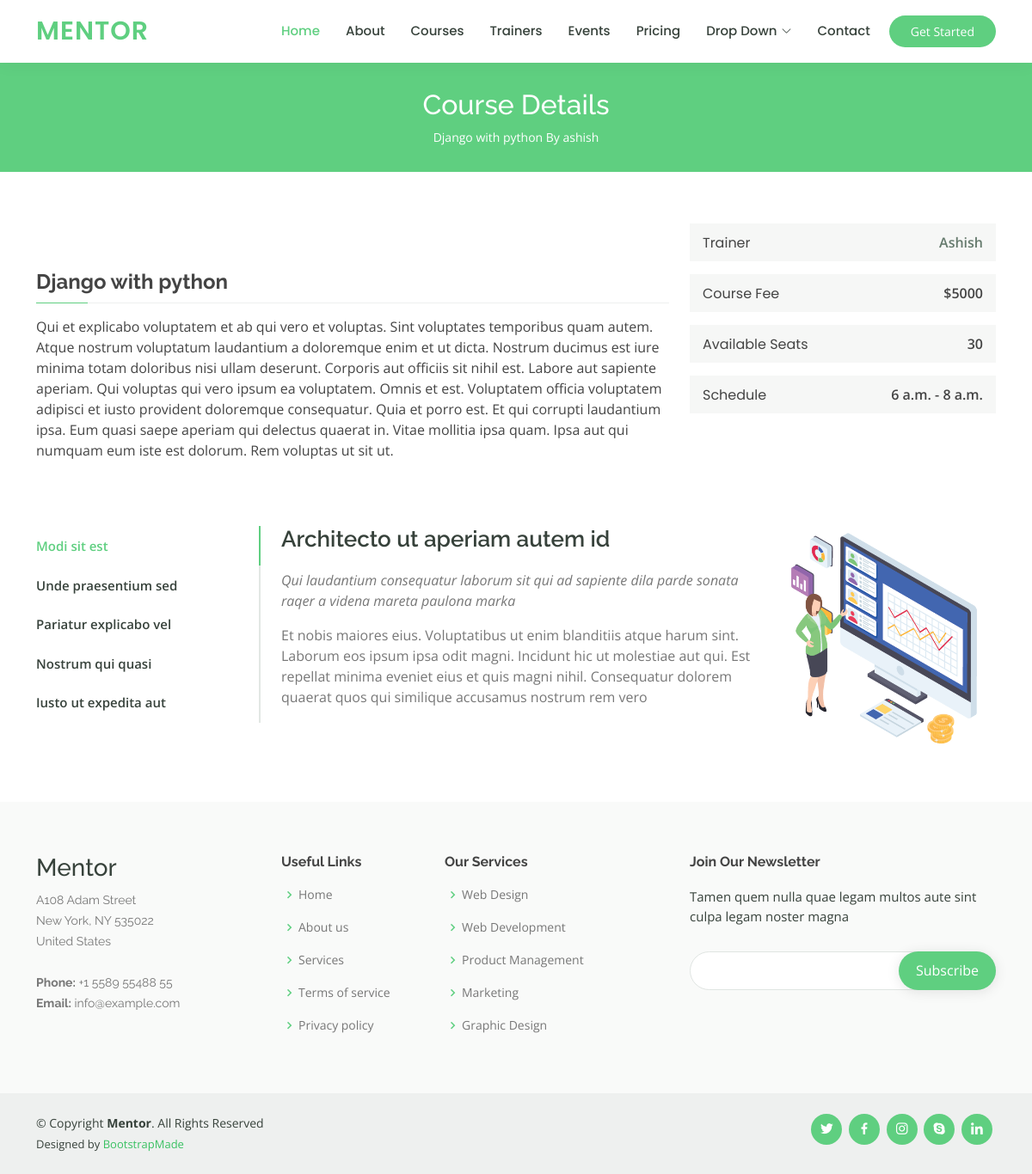
The page /details/1 on the database its author committed.
### app/models.py (models this page shows, shortened)
class blog(models.Model):
    images= models.ImageField(upload_to='imgs', null=True)
    title= models.CharField(max_length=50)
    price= models.IntegerField(default=0)
    type= models.ForeignKey("domain", on_delete=models.CASCADE)
    desc= models.CharField(max_length=500)
    schedule_from=models.TimeField( blank=True,null=True)
    schedule_to=models.TimeField( blank=True,null=True)
    Total_Seat=models.IntegerField(default=0,null=True)
    long_desc=models.TextField(default='',null=True)
    name= models.ForeignKey('trainer',on_delete=models.CASCADE)

class trainer(models.Model):
    name=models.CharField(max_length=100)
    profile_pic=models.ImageField(upload_to='img')
    bio=models.CharField(max_length=100)
    domain=models.ForeignKey("domain", on_delete=models.CASCADE)
    def __str__(self) -> str:
        return self.name

### app/views.py (the view)
# urls.py: path('details/<int:id>',detail, name='detail'),
def detail(requests,id):
    data=blog.objects.get(id=id)
    return render(requests,'detail.html',{'data':data})

### app/templates/detail.html (shortened to what this page needs)
{% extends 'base.html' %}
{% load static %}
{% block content %}
<main id="main">
    <div class="breadcrumbs" data-aos="fade-in">
        <div class="container">
          <h2>Course Details</h2>
          <p>{{data.desc}}</p>
        </div>
      </div>
      <section id="course-details" class="course-details">
        <div class="container" data-aos="fade-up">
          <div class="row">
            <div class="col-lg-8">
              <h3>{{data.title}}</h3>
              <p>
                {{data.long_desc}}
              </p>
            </div>
            <div class="col-lg-4">
              <div class="course-info d-flex justify-content-between align-items-center">
                <h5>Trainer</h5>
                <p><a href="/courses/{{data.name}}">{{data.name}}</a></p>
              </div>
              <div class="course-info d-flex justify-content-between align-items-center">
                <h5>Course Fee</h5>
                <p>${{data.price}}</p>
              </div>
              <div class="course-info d-flex justify-content-between align-items-center">
                <h5>Available Seats</h5>
                <p>{{data.Total_Seat}}</p>
              </div>
              <div class="course-info d-flex justify-content-between align-items-center">
                <h5>Schedule</h5>
                <p>{{data.schedule_from}} - {{data.schedule_to}}</p>
              </div>
            </div>
          </div>
        </div>
      </section>
      <section id="cource-details-tabs" class="cource-details-tabs">
        <div class="container" data-aos="fade-up">
          <div class="row">
            <div class="col-lg-3">
              <ul class="nav nav-tabs flex-column">
                <li class="nav-item">
                  <a class="nav-link active show" data-bs-toggle="tab" href="#tab-1">Modi sit est</a>
                </li>
                <li class="nav-item">
                  <a class="nav-link" data-bs-toggle="tab" href="#tab-2">Unde praesentium sed</a>
                </li>
                <li class="nav-item">
                  <a class="nav-link" data-bs-toggle="tab" href="#tab-3">Pariatur explicabo vel</a>
                </li>
                <li class="nav-item">
                  <a class="nav-link" data-bs-toggle="tab" href="#tab-4">Nostrum qui quasi</a>
                </li>
                <li class="nav-item">
                  <a class="nav-link" data-bs-toggle="tab" href="#tab-5">Iusto ut expedita aut</a>
                </li>
              </ul>
            </div>
            <div class="col-lg-9 mt-4 mt-lg-0">
              <div class="tab-content">
                <div class="tab-pane active show" id="tab-1">
                  <div class="row">
                    <div class="col-lg-8 details order-2 order-lg-1">
                      <h3>Architecto ut aperiam autem id</h3>
                      <p class="fst-italic">Qui laudantium consequatur laborum sit qui ad sapiente dila parde sonata raqer a videna mareta paulona marka</p>
                      <p>Et nobis maiores eius. Voluptatibus ut enim blanditiis atque harum sint. Laborum eos ipsum ipsa odit magni. Incidunt hic ut molestiae aut qui. Est repellat minima eveniet eius et quis magni nihil. Consequatur dolorem quaerat quos qui similique accusamus nostrum rem vero</p>
                    </div>
                    <div class="col-lg-4 text-center order-1 order-lg-2">
                      <img src="{% static 'img/course-details-tab-1.png' %}" alt="" class="img-fluid">
                    </div>
                  </div>
                </div>
              </div>
            </div>
          </div>
        </div>
      </section>
    </main>
{% endblock  %}

### app/static/css/style.css (style rules this page uses)
body { font-family: "Open Sans", sans-serif; color: #444444; }
a { color: #5fcf80; text-decoration: none; }
h1, h2, h3, h4, h5, h6 { font-family: "Raleway", sans-serif; }
section { padding: 60px 0; overflow: hidden; }
.breadcrumbs { margin-top: 73px; text-align: center; background: #5fcf80; padding: 30px 0; color: #fff; }
.breadcrumbs h2 { font-size: 32px; font-weight: 500; }
.breadcrumbs p { font-size: 14px; margin-bottom: 0; }
.course-details h3 { font-size: 24px; margin: 30px 0 15px 0; font-weight: 700; position: relative; padding-bottom: 10px; }
.course-details h3:before { content: ""; position: absolute; display: block; width: 100%; height: 1px; background: #eef0ef; bottom: 0; left: 0; }
.course-details h3:after { content: ""; position: absolute; display: block; width: 60px; height: 1px; background: #5fcf80; bottom: 0; left: 0; }
.course-details .course-info { background: #f6f7f6; padding: 10px 15px; margin-bottom: 15px; }
.course-details .course-info h5 { font-weight: 400; font-size: 16px; margin: 0; font-family: "Poppins", sans-serif; }
.course-details .course-info p { margin: 0; font-weight: 600; }
.course-details .course-info a { color: #657a6d; }
.cource-details-tabs { overflow: hidden; padding-top: 0; }
.cource-details-tabs .nav-tabs { border: 0; }
.cource-details-tabs .nav-link { border: 0; padding: 12px 15px 12px 0; transition: 0.3s; color: #37423b; border-radius: 0; border-right: 2px solid #e2e7e4; font-weight: 600; font-size: 15px; }
.cource-details-tabs .nav-link.active { color: #5fcf80; border-color: #5fcf80; }
.cource-details-tabs .tab-pane.active { animation: fadeIn 0.5s ease-out; }
.cource-details-tabs .details h3 { font-size: 26px; font-weight: 600; margin-bottom: 20px; color: #37423b; }
.cource-details-tabs .details p { color: #777777; }
.cource-details-tabs .details p:last-child { margin-bottom: 0; }

### rows shown on the page
blog: desc "Django with python By ashish", title "Django with python", long_desc "Qui et explicabo voluptatem et ab qui vero et voluptas. Sint voluptates temporibus quam autem. Atque nostrum voluptatum laudantium a doloremque enim et ut dicta. Nostrum ducimus est iure minima totam doloribus nisi ullam deserunt. Corporis aut officiis sit nihil est. Labore aut sapiente aperiam. Qui voluptas qui vero ipsum ea voluptatem. Omnis et est. Voluptatem officia voluptatem adipisci et iusto provident doloremque consequatur. Quia et porro est. Et qui corrupti laudantium ipsa. Eum quasi saepe aperiam qui delectus quaerat in. Vitae mollitia ipsa quam. Ipsa aut qui numquam eum iste est dolorum. Rem voluptas ut sit ut.", name "Ashish", price "5000", Total_Seat "30", schedule_from "6 a.m.", schedule_to "8 a.m."
